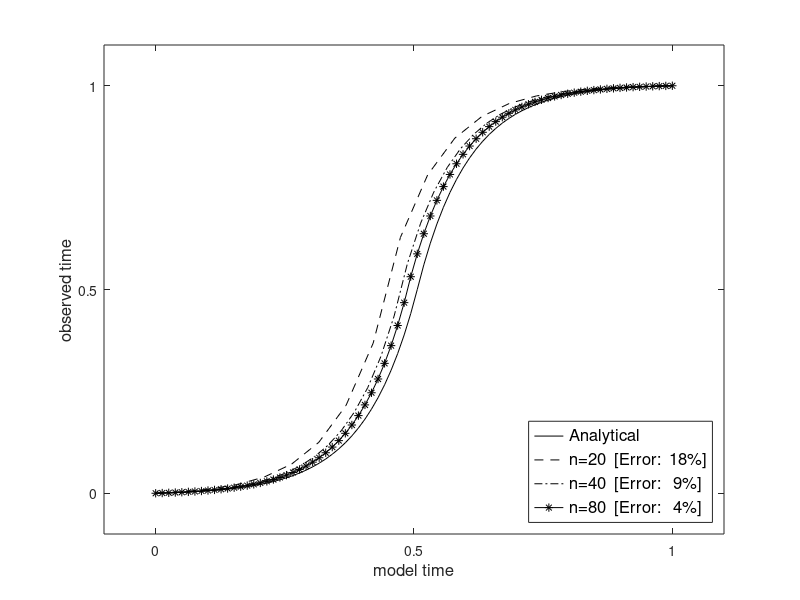

Reproduce this figure in MATLAB. (Note: this script raises an error after producing the figure.)
clear all
close all
clc

addpath('lib/export_fig');


ntest = [10 20 40];
u_real=cell(length(ntest),1);
u_direct=cell(length(ntest),1);
t_all=cell(length(ntest),1);
errors = zeros(length(ntest),1);

for i=1:length(ntest)
nhalf=ntest(i);
n=2*nhalf;
K = 2;
t = linspace(0,1,n)';
t1 = linspace(0,0.5,nhalf+1)';
t2 = linspace(0.5,1,nhalf)';

integration    = @(s) cumsum(s)/(size(s,1)-1);
monotonization = @(s) integration(exp(s));
normalize      = @(s) (s-s(1))/(s(end)-s(1));

o = zeros(nhalf,1);
l = ones(nhalf,1);
phi = [ l o ;
        o l ];
Phi = integration(integration(phi));
Beta11 =  integration(integration(phi(:,1)).*integration(phi(:,1)));
Beta12 =  integration(integration(phi(:,1)).*integration(phi(:,2)));
Beta21 =  integration(integration(phi(:,2)).*integration(phi(:,1)));
Beta22 =  integration(integration(phi(:,2)).*integration(phi(:,2)));

solve_ode_direct    = @(c) normalize(monotonization(integration(phi*c')));
solve_ode_taylor1st = @(c) normalize(t+Phi*c');
solve_ode_taylor2nd = @(c) normalize(t+Phi*c' + ...
    0.5*(c(1)*c(1)*Beta11+c(1)*c(2)*Beta12+c(2)*c(1)*Beta21+c(2)*c(2)*Beta22) );

    c1 =  10;
    c2 = -10;
    c = [c1 c2];

    e1 = exp(c1*0.5);
    e2 = exp(c2*0.5);
    a  = -e2-c2*e2*(1-e1)/(c1*e1);
    b2 = 1/(e2^2+a);
    a2 = b2*a;
    b1 = b2*c2*e2/(c1*e1);
    a1 = -b1;
    
    u1 = a1+b1*exp(c1*t1);
    u2 = a2+b2*exp(c2*t2);

    u_real{i} = [u1(1:end-1);u2];

    u_direct{i} = solve_ode_direct(c);
    t_all{i} = t;
    errors(i)=norm(u_direct{i}-u_real{i})/norm(u_real{i});
end

plot(t_all{3},u_real{3},'k');
hold on;
plot(t_all{1},u_direct{1},'k--');
plot(t_all{2},u_direct{2},'k-.');
plot(t_all{3},u_direct{3},'k-*');

xlim([-0.1 1.1])
ylim([-0.1 1.1])
set(gca,'XTick',[0 0.5 1],'YTick',[0 0.5 1])
xlabel('model time','FontSize',12);
ylabel('observed time','FontSize',12);
legend('Analytical',...
    sprintf('n=%-3d [Error: %3.0f%%]',ntest(1)*2,100*errors(1)),...
    sprintf('n=%-3d [Error: %3.0f%%]',ntest(2)*2,100*errors(2)),...
    sprintf('n=%-3d [Error: %3.0f%%]',ntest(3)*2,100*errors(3)),...
    'FontSize',12,'Location','SouthEast');
export_fig('-pdf','-transparent',...
    sprintf('tscu_test_ode.pdf'));